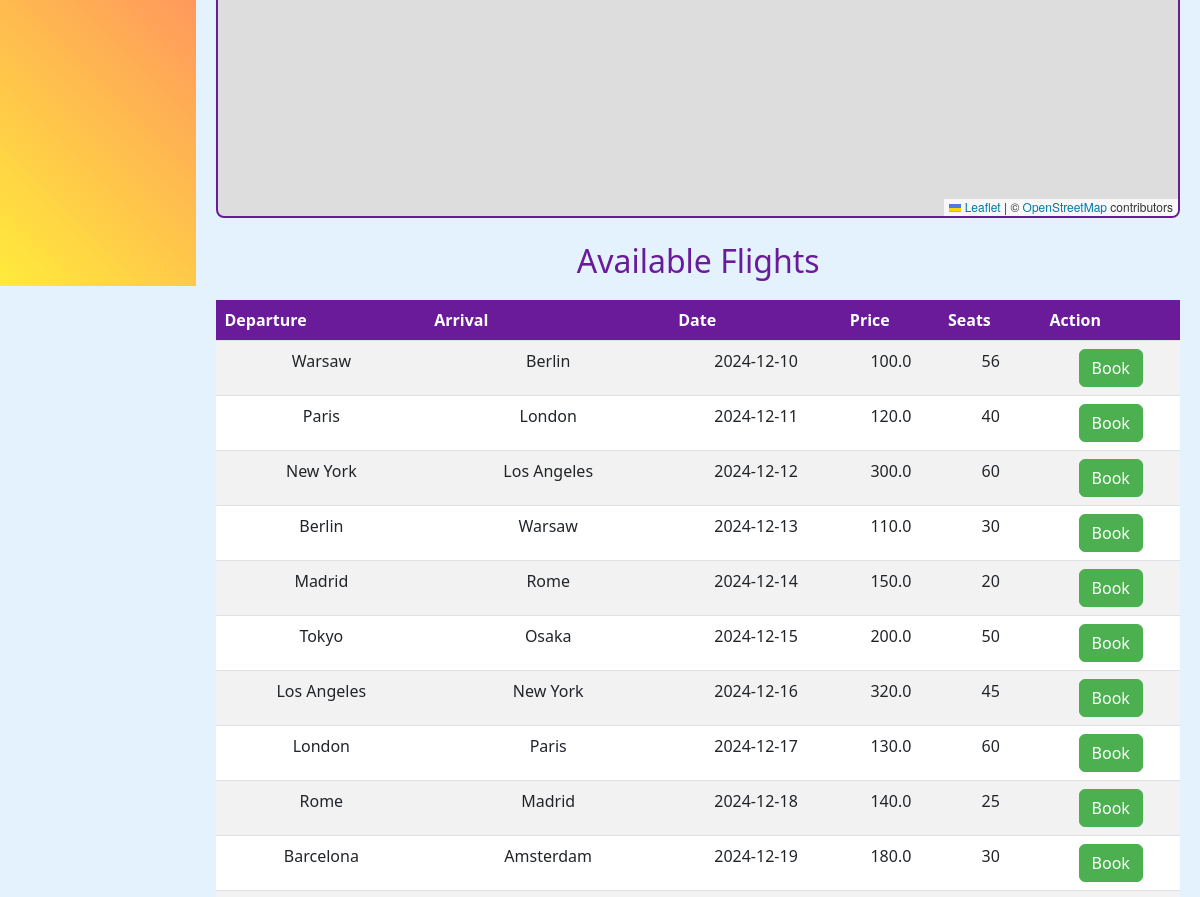
Before: / (middle part) with the older database file.
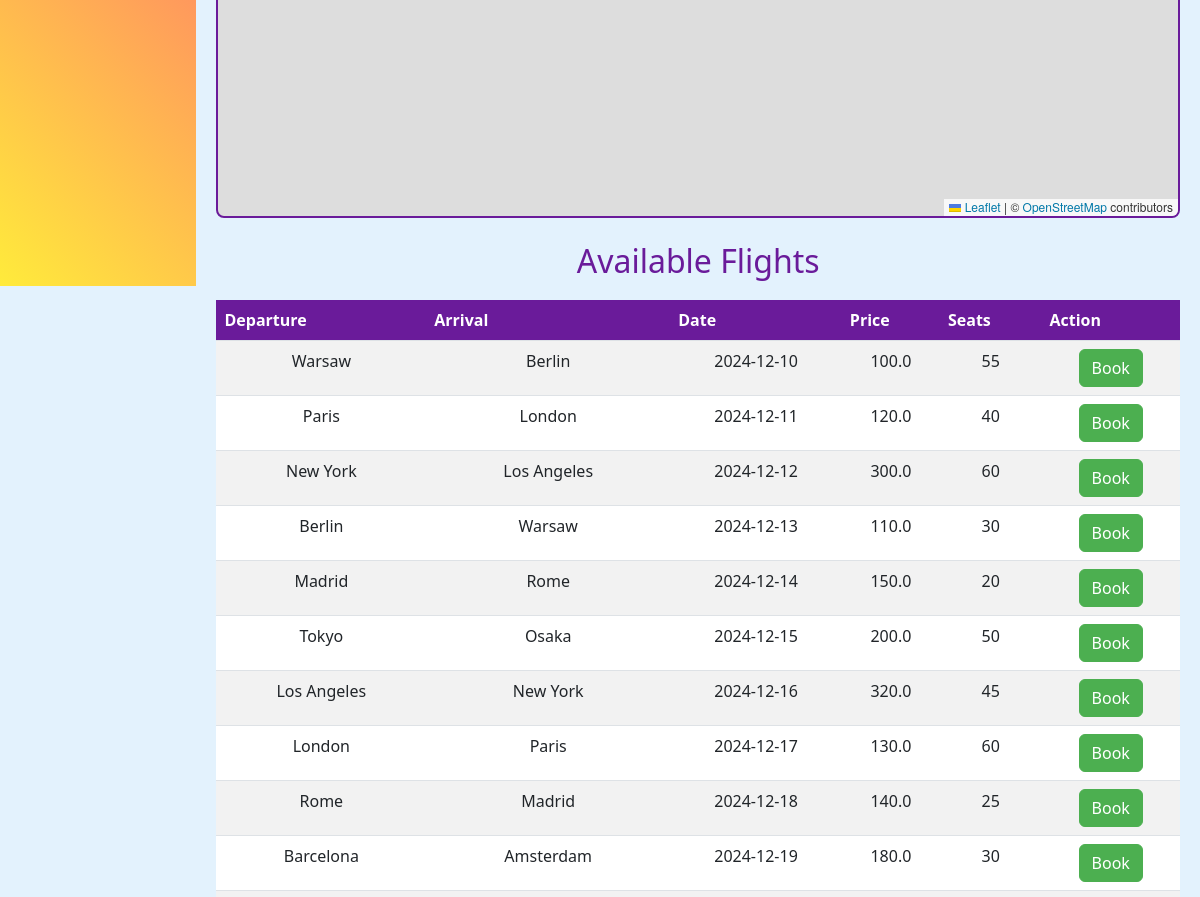
After: the same page with the newer database file.
### app.py (models this page shows)
class Flight(db.Model):
    id = db.Column(db.Integer, primary_key=True)
    departure_city = db.Column(db.String(100), nullable=False)
    arrival_city = db.Column(db.String(100), nullable=False)
    date = db.Column(db.String(100), nullable=False)
    price = db.Column(db.Float, nullable=False)
    available_seats = db.Column(db.Integer, nullable=False)

### app.py (the view)
@app.route("/", methods=["GET", "POST"])
def index():
    if request.method == "POST":
        departure_city = request.form.get("departure_city")
        arrival_city = request.form.get("arrival_city")
        date = request.form.get("date")
        min_price = request.form.get("min_price")
        max_price = request.form.get("max_price")
        flights = Flight.query
        if departure_city:
            flights = flights.filter(Flight.departure_city.ilike(f"%{departure_city}%"))
        if arrival_city:
            flights = flights.filter(Flight.arrival_city.ilike(f"%{arrival_city}%"))
        if date:
            flights = flights.filter(Flight.date == date)
        if min_price:
            flights = flights.filter(Flight.price >= float(min_price))
        if max_price:
            flights = flights.filter(Flight.price <= float(max_price))
        flights = flights.all()
    else:
        flights = Flight.query.all()
    return render_template("index.html", flights=flights)

### templates/index.html (shortened to what this page needs)
{% extends "base.html" %}
{% block content %}
<div id="map" style="height: 500px; width: 100%; margin-bottom: 20px;"></div>
<h2 class="text-center mt-4">Available Flights</h2>
<table class="table table-striped">
    <thead>
        <tr>
            <th>Departure</th>
            <th>Arrival</th>
            <th>Date</th>
            <th>Price</th>
            <th>Seats</th>
            <th>Action</th>
        </tr>
    </thead>
    <tbody>
        {% for flight in flights %}
        <tr
            class="flight-row"
            data-departure="{{ flight.departure_city }}"
            data-arrival="{{ flight.arrival_city }}">
            <td>{{ flight.departure_city }}</td>
            <td>{{ flight.arrival_city }}</td>
            <td>{{ flight.date }}</td>
            <td>{{ flight.price }}</td>
            <td>{{ flight.available_seats }}</td>
            <td>
                <a href="{{ url_for('book_flight', flight_id=flight.id) }}" class="btn btn-success">Book</a>
            </td>
        </tr>
        {% endfor %}
    </tbody>
</table>
{% endblock %}

Changed rows visible on the page:
changed Flight (number 1 of 10 on the later page): available_seats "56" → "55"
